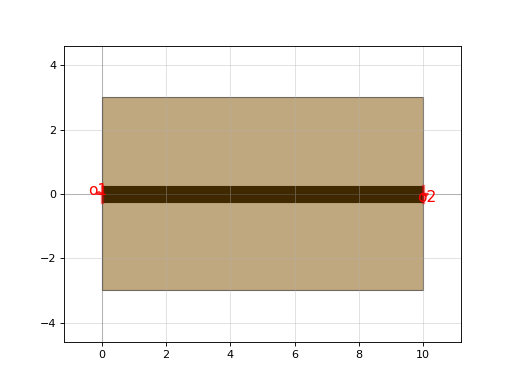

Python code for this plot:
import gdsfactory as gf

c = gf.components.straight_rib(length=10.0, npoints=2, with_bbox=False)
c.plot()
